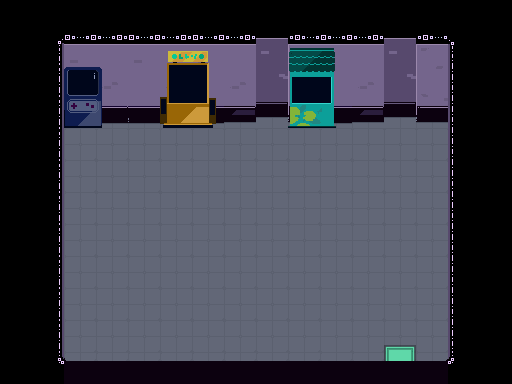

A 2D game scene composited from a Tiled map and its tileset images. What follows is a short description and the map's XML, with every tile layer's data as written:
An orthogonal 16x12 tile map with 32x32 px tiles, 2 tile layers (bg, stuff).

<map version="1.2" tiledversion="1.2.1" orientation="orthogonal" renderorder="right-down" width="16" height="12" tilewidth="32" tileheight="32" infinite="0" nextlayerid="3" nextobjectid="1">
 <tileset firstgid="1" source="test.tsx" />
 <layer id="1" name="bg" width="16" height="12">
  <data encoding="csv">
5,5,5,5,5,5,5,5,5,5,5,5,5,5,5,5,
5,53,22,23,22,23,22,23,24,25,22,23,24,25,69,5,
5,21,38,39,38,39,38,39,40,41,38,39,40,41,37,5,
5,21,54,55,54,55,54,58,56,57,54,58,56,57,37,5,
5,21,72,72,72,72,72,72,72,72,72,72,72,72,37,5,
5,21,72,72,72,72,72,72,72,72,72,72,72,72,37,5,
5,21,72,72,72,72,72,72,72,72,72,72,72,72,37,5,
5,21,72,72,72,72,72,72,72,72,72,72,72,72,37,5,
5,21,72,72,72,72,72,72,72,72,72,72,72,72,37,5,
5,21,72,72,72,72,72,72,72,72,72,72,72,72,37,5,
5,21,72,72,72,72,72,72,72,72,72,72,72,72,37,5,
5,84,86,87,87,87,87,87,87,87,87,87,87,88,85,5
</data>
 </layer>
 <layer id="2" name="stuff" width="16" height="12">
  <data encoding="csv">
0,0,0,0,0,0,0,0,0,0,0,0,0,0,0,0,
0,0,0,0,0,76,77,0,0,78,79,0,0,0,0,0,
0,0,90,91,0,92,93,0,0,94,95,0,0,0,0,0,
0,0,106,107,0,108,109,0,0,110,111,0,0,0,0,0,
0,0,0,0,0,0,0,0,0,0,0,0,0,0,0,0,
0,0,0,0,0,0,0,0,0,0,0,0,0,0,0,0,
0,0,0,0,0,0,0,0,0,0,0,0,0,0,0,0,
0,0,0,0,0,0,0,0,0,0,0,0,0,0,0,0,
0,0,0,0,0,0,0,0,0,0,0,0,0,0,0,0,
0,0,0,0,0,0,0,0,0,0,0,0,0,0,0,0,
0,0,0,0,0,0,0,0,67,0,0,0,66,0,0,0,
0,0,0,0,0,0,0,0,83,0,0,0,82,0,0,0
</data>
 </layer>
</map>